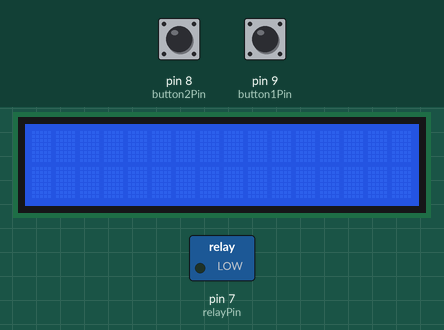
A sketch run on a simulated Arduino Uno, built with avr-gcc and run on an emulated ATmega328P. On the bench: 16×2 character LCD, switched loads named in the sketch (green lamp = pin HIGH). The test bench sets the inputs (shaded band); at power-on: pin 9 (button1Pin) HIGH, pin 8 (button2Pin) HIGH.

Above: at 1.2 s.
1.3 s: pin 9 (button1Pin) pulled LOW for 0.15 s
At 2.4 s:
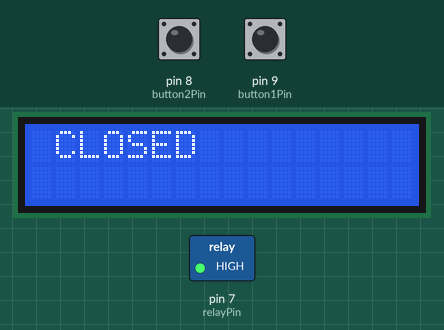
2.9 s: pin 8 (button2Pin) pulled LOW for 0.15 s
At 3.6 s:
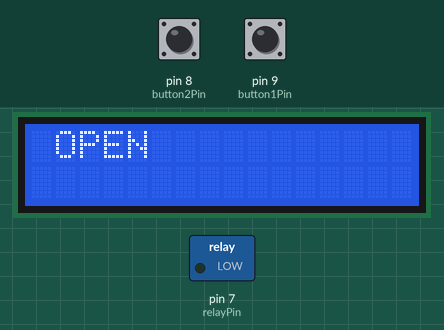
4.5 s: pin 9 (button1Pin) pulled LOW for 1 s
At 4.8 s:
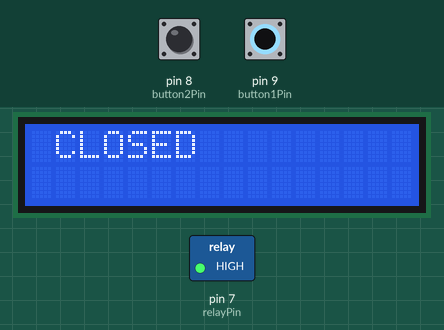
7.0 s: pin 8 (button2Pin) pulled LOW for 1 s
At 7.9 s:
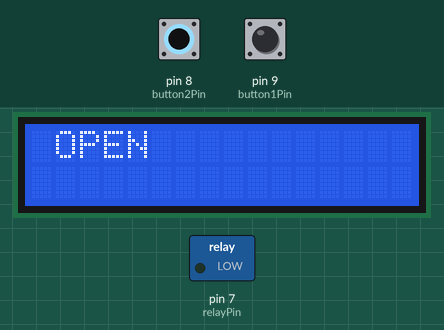
Timing chart, 0 to 10.0 s (numbered marks = the images above; inputs shaded):
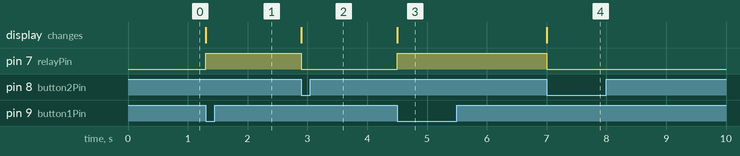

Measured:
- after the input at 1.3 s, pin 7 (relayPin): LOW → HIGH at once; the display: changes at once (image 1)
- after the input at 2.9 s, pin 7 (relayPin): HIGH → LOW at once; the display: changes at once (image 2)
- after the input at 4.5 s, pin 7 (relayPin): LOW → HIGH at once; the display: changes at once (image 3)
- after the input at 7.0 s, pin 7 (relayPin): HIGH → LOW at once; the display: changes at once (image 4)

The sketch:

Open_close_relay_toggle2.ino
```cpp
/*
SparkFun Inventor's Kit
 Example sketch 13

 RELAYS

 Use a transistor to drive a relay

 A relay is a electrically-controlled mechanical switch.
 It can control much more voltage and current than an Arduino pin
 (or the transistor included in your kit) can. If you want to use
 the Arduino to control a 120V bulb, coffee maker, or other high-
 power device, a relay is an excellent way to do that. Because
 the relay needs more power to switch than an Arduino pin can
 provide, we'll use a transistor to drive the relay in exactly
 the same way we used a transistor to drive a motor in circuit 12.

 A relay consists of a coil of wire, and switch contacts. When
 you apply power to the coil, it becomes magnetized, and pulls
 the switch contacts closed. Since the switch contacts are
 completely isolated from the Arduino, you can safely use a
 relay to control normally dangerous voltages (but please only do
 this if you already know how to safely work with high voltage!).

 The relay has three contact pins, COM (common), NC (Normally
 Closed), and NO (Normally Open). When the relay is turned off,
 the COM pin is connected to the NC (Normally Closed) pin. When
 the relay is turned on, the COM pin is connected to the NO
 (Normally Open) pin.

 This code is very simple - it turns the relay on for one second,
 and off for one second, the same as the blink sketch!

 Hardware connections:

 Transistor:

 The transistor has three pins. Looking at the flat side with
 the pins down, the order is COLLECTOR, BASE, EMITTER.

 Connect the BASE pin through a 1K resistor to digital pin 2.

 Connect the EMITTER pin to GND.

 Relay coil:

 The relay has pins for a coil (which you use to control the
 relay), and contacts (which you connect to the device you'd
 like to switch). The top or bottom of the relay should have
 a symbol indicating the coil pins.

 Connect one side of the coil to the COLLECTOR pin
 on the transistor.

 Connect other side of the coil to 5V.

 Diode:

 The relay has a coil that you energize to close the switch.
 When you disconnect power from a coil, the coil will generate
 a voltage spike that can damage the transistor. This diode
 protects the transistor from the voltage spike.

 Connect the side of the diode with the band (cathode) to 5V

 Connect the other side of the diode (anode) to the COLLECTOR
 pin of the transistor.

 Relay contacts and LEDs:

 We'll use the relay contacts to turn LEDs on and off, but you
 can use them to switch almost anything on and off.

 Connect the COMMON side of the switch to a 330 Ohm resistor.
 Connect the other side of the above resistor to 5V.

 Connect the NC (Normally Closed) side of the switch to the
 positive (longer) leg of LED 1.

 Connect the NO (Normally Open) side of the switch to the
 positive (longer) leg of LED 2.

 Connect the negative sides (shorter leg) of both LEDs to GND.

 This sketch was written by SparkFun Electronics,
 with lots of help from the Arduino community.
 This code is completely free for any use.
 Visit http://learn.sparkfun.com/products/2 for SIK information.
 Visit http://www.arduino.cc to learn about the Arduino.

 Version 2.0 6/2012 MDG
 */
// You can make timeDelay shorter, but note that relays, being
// mechanical devices, will wear out quickly if you try to drive
// them too fast.

const int relayPin = 7;	    // use this pin to drive the transistor
const int timeDelay = 5000; // delay in ms for on and off phases

const int button1Pin = 9;  // pushbutton 1 pin
const int button2Pin = 8;  // pushbutton 2 pin


#include <LiquidCrystal.h>
LiquidCrystal lcd(12,11,5,4,3,2);

void setup()
{
  pinMode(relayPin, OUTPUT);  // set pin as an output
  lcd.begin(16, 2);
  lcd.clear();

}


void loop()
{
  int button1State, button2State;

  button1State = digitalRead(button1Pin);
  button2State = digitalRead(button2Pin);

  if (button1State == LOW && button2State == LOW)
  {

  }
  	else if (button1State == LOW)
   	{
   		digitalWrite(relayPin, HIGH);  // turn the relay on
   		lcd.setCursor(1,0);
   		lcd.print("CLOSED   ");

   	}
   	else if (button2State == LOW)
   	{
   		digitalWrite(relayPin, LOW);   // turn the relay off
   		lcd.setCursor(1,0);
   		lcd.print("OPEN   ");

    }

}
```
